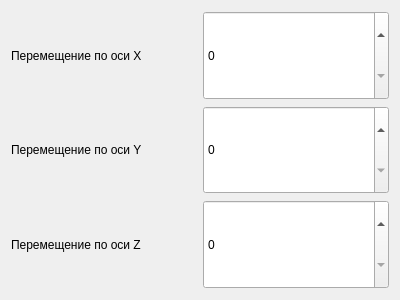
<?xml version="1.0" encoding="UTF-8"?>
<ui version="4.0">
 <class>Transferring</class>
 <widget class="QWidget" name="Transferring">
  <property name="geometry">
   <rect>
    <x>0</x>
    <y>0</y>
    <width>400</width>
    <height>300</height>
   </rect>
  </property>
  <property name="windowTitle">
   <string>Form</string>
  </property>
  <layout class="QHBoxLayout" name="horizontalLayout_2">
   <item>
    <layout class="QHBoxLayout" name="horizontalLayout">
     <item>
      <layout class="QVBoxLayout" name="verticalLayout">
       <item>
        <widget class="QLabel" name="label">
         <property name="text">
          <string>Перемещение по оси X</string>
         </property>
        </widget>
       </item>
       <item>
        <widget class="QLabel" name="label_2">
         <property name="text">
          <string>Перемещение по оси Y</string>
         </property>
        </widget>
       </item>
       <item>
        <widget class="QLabel" name="label_3">
         <property name="text">
          <string>Перемещение по оси Z</string>
         </property>
        </widget>
       </item>
      </layout>
     </item>
     <item>
      <layout class="QVBoxLayout" name="verticalLayout_2">
       <item>
        <widget class="QSpinBox" name="Transferring_x">
         <property name="sizePolicy">
          <sizepolicy hsizetype="Minimum" vsizetype="Expanding">
           <horstretch>0</horstretch>
           <verstretch>0</verstretch>
          </sizepolicy>
         </property>
        </widget>
       </item>
       <item>
        <widget class="QSpinBox" name="transferring_y">
         <property name="sizePolicy">
          <sizepolicy hsizetype="Minimum" vsizetype="Expanding">
           <horstretch>0</horstretch>
           <verstretch>0</verstretch>
          </sizepolicy>
         </property>
        </widget>
       </item>
       <item>
        <widget class="QSpinBox" name="spinBox_3">
         <property name="sizePolicy">
          <sizepolicy hsizetype="Minimum" vsizetype="Expanding">
           <horstretch>0</horstretch>
           <verstretch>0</verstretch>
          </sizepolicy>
         </property>
        </widget>
       </item>
      </layout>
     </item>
    </layout>
   </item>
  </layout>
 </widget>
 <resources/>
 <connections/>
</ui>
